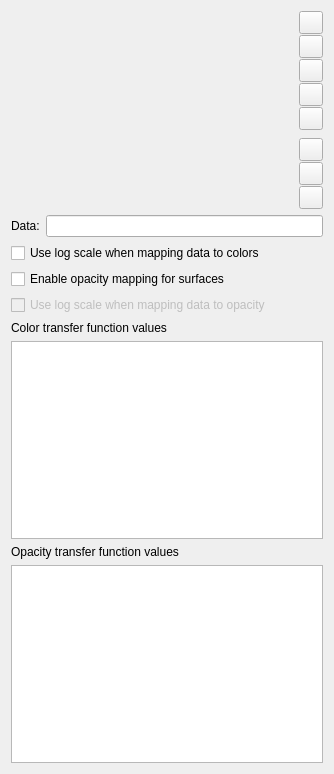
<?xml version="1.0" encoding="UTF-8"?>
<ui version="4.0">
 <class>ColorOpacityEditorWidget</class>
 <widget class="QWidget" name="ColorOpacityEditorWidget">
  <property name="geometry">
   <rect>
    <x>0</x>
    <y>0</y>
    <width>334</width>
    <height>774</height>
   </rect>
  </property>
  <property name="windowTitle">
   <string>Form</string>
  </property>
  <layout class="QVBoxLayout" name="mainLayout">
   <property name="spacing">
    <number>6</number>
   </property>
   <item>
    <layout class="QHBoxLayout" name="horizontalLayout_2" stretch="1,0">
     <property name="spacing">
      <number>0</number>
     </property>
     <item>
      <layout class="QVBoxLayout" name="verticalLayout" stretch="1,0">
       <property name="spacing">
        <number>0</number>
       </property>
       <property name="sizeConstraint">
        <enum>QLayout::SetMinimumSize</enum>
       </property>
       <item>
        <widget class="pqTransferFunctionWidget" name="OpacityEditor" native="true">
         <property name="minimumSize">
          <size>
           <width>0</width>
           <height>80</height>
          </size>
         </property>
        </widget>
       </item>
       <item>
        <widget class="pqTransferFunctionWidget" name="ColorEditor" native="true">
         <property name="sizePolicy">
          <sizepolicy hsizetype="Preferred" vsizetype="Fixed">
           <horstretch>0</horstretch>
           <verstretch>0</verstretch>
          </sizepolicy>
         </property>
         <property name="minimumSize">
          <size>
           <width>40</width>
           <height>40</height>
          </size>
         </property>
         <property name="maximumSize">
          <size>
           <width>16777215</width>
           <height>40</height>
          </size>
         </property>
        </widget>
       </item>
      </layout>
     </item>
     <item>
      <layout class="QVBoxLayout" name="verticalLayout_2">
       <property name="spacing">
        <number>1</number>
       </property>
       <item>
        <widget class="QToolButton" name="ResetRangeToData">
         <property name="toolTip">
          <string>Rescale to data range</string>
         </property>
         <property name="text">
          <string/>
         </property>
         <property name="icon">
          <iconset resource="../../../Components/Resources/pqComponents.qrc">
           <normaloff>:/pqWidgets/Icons/pqResetRange24.png</normaloff>:/pqWidgets/Icons/pqResetRange24.png</iconset>
         </property>
        </widget>
       </item>
       <item>
        <widget class="QToolButton" name="ResetRangeToCustom">
         <property name="toolTip">
          <string>Rescale to custom range</string>
         </property>
         <property name="text">
          <string/>
         </property>
         <property name="icon">
          <iconset resource="../../../Components/Resources/pqComponents.qrc">
           <normaloff>:/pqWidgets/Icons/pqResetRangeCustom24.png</normaloff>:/pqWidgets/Icons/pqResetRangeCustom24.png</iconset>
         </property>
        </widget>
       </item>
       <item>
        <widget class="QToolButton" name="ResetRangeToDataOverTime">
         <property name="toolTip">
          <string>Rescale to data range over all timesteps</string>
         </property>
         <property name="text">
          <string/>
         </property>
         <property name="icon">
          <iconset resource="../../../Components/Resources/pqComponents.qrc">
           <normaloff>:/pqWidgets/Icons/pqResetRangeTemporal24.png</normaloff>:/pqWidgets/Icons/pqResetRangeTemporal24.png</iconset>
         </property>
        </widget>
       </item>
       <item>
        <widget class="QToolButton" name="ResetRangeToVisibleData">
         <property name="toolTip">
          <string>Rescale to visible range</string>
         </property>
         <property name="text">
          <string/>
         </property>
         <property name="icon">
          <iconset resource="../../../Components/Resources/pqComponents.qrc">
           <normaloff>:/pqWidgets/Icons/pqResetToVisibleRange32.png</normaloff>:/pqWidgets/Icons/pqResetToVisibleRange32.png</iconset>
         </property>
        </widget>
       </item>
       <item>
        <widget class="QToolButton" name="InvertTransferFunctions">
         <property name="toolTip">
          <string>Invert the transfer functions</string>
         </property>
         <property name="text">
          <string/>
         </property>
         <property name="icon">
          <iconset resource="../../../Components/Resources/pqComponents.qrc">
           <normaloff>:/pqWidgets/Icons/pqInvert24.png</normaloff>:/pqWidgets/Icons/pqInvert24.png</iconset>
         </property>
        </widget>
       </item>
       <item>
        <spacer name="verticalSpacer">
         <property name="orientation">
          <enum>Qt::Vertical</enum>
         </property>
         <property name="sizeHint" stdset="0">
          <size>
           <width>0</width>
           <height>1</height>
          </size>
         </property>
        </spacer>
       </item>
       <item>
        <widget class="QToolButton" name="ChoosePreset">
         <property name="toolTip">
          <string>Choose preset</string>
         </property>
         <property name="text">
          <string/>
         </property>
         <property name="icon">
          <iconset resource="../../../Components/Resources/pqComponents.qrc">
           <normaloff>:/pqWidgets/Icons/pqFavorites16.png</normaloff>:/pqWidgets/Icons/pqFavorites16.png</iconset>
         </property>
        </widget>
       </item>
       <item>
        <widget class="QToolButton" name="SaveAsPreset">
         <property name="toolTip">
          <string>Save to preset</string>
         </property>
         <property name="text">
          <string/>
         </property>
         <property name="icon">
          <iconset resource="../../../Components/Resources/pqComponents.qrc">
           <normaloff>:/pqWidgets/Icons/pqSave16.png</normaloff>:/pqWidgets/Icons/pqSave16.png</iconset>
         </property>
        </widget>
       </item>
       <item>
        <widget class="QToolButton" name="AdvancedButton">
         <property name="toolTip">
          <string>Manually edit transfer functions</string>
         </property>
         <property name="text">
          <string/>
         </property>
         <property name="icon">
          <iconset resource="../../../Components/Resources/pqComponents.qrc">
           <normaloff>:/pqWidgets/Icons/pqAdvanced26.png</normaloff>:/pqWidgets/Icons/pqAdvanced26.png</iconset>
         </property>
         <property name="checkable">
          <bool>true</bool>
         </property>
        </widget>
       </item>
      </layout>
     </item>
    </layout>
   </item>
   <item>
    <layout class="QHBoxLayout" name="horizontalLayout" stretch="0,1">
     <item>
      <widget class="QLabel" name="label">
       <property name="text">
        <string>Data:</string>
       </property>
      </widget>
     </item>
     <item>
      <widget class="pqDoubleLineEdit" name="CurrentDataValue">
       <property name="sizePolicy">
        <sizepolicy hsizetype="MinimumExpanding" vsizetype="Fixed">
         <horstretch>0</horstretch>
         <verstretch>0</verstretch>
        </sizepolicy>
       </property>
      </widget>
     </item>
    </layout>
   </item>
   <item>
    <widget class="QCheckBox" name="UseLogScale">
     <property name="toolTip">
      <string>&lt;html&gt;&lt;head/&gt;&lt;body&gt;&lt;p&gt;When checked, the mapping from data to colors is done using a log-scale. Note that this does not affect the mapping of data to opacity.&lt;/p&gt;&lt;/body&gt;&lt;/html&gt;</string>
     </property>
     <property name="text">
      <string>Use log scale when mapping data to colors</string>
     </property>
    </widget>
   </item>
   <item>
    <widget class="QCheckBox" name="EnableOpacityMapping">
     <property name="text">
      <string>Enable opacity mapping for surfaces</string>
     </property>
    </widget>
   </item>
   <item>
    <widget class="QCheckBox" name="UseLogScaleOpacity">
     <property name="enabled">
      <bool>false</bool>
     </property>
     <property name="text">
      <string>Use log scale when mapping data to opacity</string>
     </property>
    </widget>
   </item>
   <item>
    <widget class="QLabel" name="ColorLabel">
     <property name="sizePolicy">
      <sizepolicy hsizetype="Preferred" vsizetype="Preferred">
       <horstretch>0</horstretch>
       <verstretch>0</verstretch>
      </sizepolicy>
     </property>
     <property name="text">
      <string>Color transfer function values</string>
     </property>
    </widget>
   </item>
   <item>
    <widget class="pqExpandableTableView" name="ColorTable">
     <property name="editTriggers">
      <set>QAbstractItemView::DoubleClicked</set>
     </property>
     <property name="alternatingRowColors">
      <bool>true</bool>
     </property>
     <property name="selectionBehavior">
      <enum>QAbstractItemView::SelectRows</enum>
     </property>
     <property name="maximumRowCountBeforeScrolling" stdset="0">
      <number>10</number>
     </property>
    </widget>
   </item>
   <item>
    <widget class="QLabel" name="OpacityLabel">
     <property name="text">
      <string>Opacity transfer function values</string>
     </property>
    </widget>
   </item>
   <item>
    <widget class="pqExpandableTableView" name="OpacityTable">
     <property name="editTriggers">
      <set>QAbstractItemView::DoubleClicked</set>
     </property>
     <property name="alternatingRowColors">
      <bool>true</bool>
     </property>
     <property name="selectionBehavior">
      <enum>QAbstractItemView::SelectRows</enum>
     </property>
     <property name="maximumRowCountBeforeScrolling" stdset="0">
      <number>10</number>
     </property>
    </widget>
   </item>
  </layout>
 </widget>
 <customwidgets>
  <customwidget>
   <class>pqExpandableTableView</class>
   <extends>QTableView</extends>
   <header>pqExpandableTableView.h</header>
  </customwidget>
  <customwidget>
   <class>pqTransferFunctionWidget</class>
   <extends>QWidget</extends>
   <header>pqTransferFunctionWidget.h</header>
   <container>1</container>
  </customwidget>
  <customwidget>
   <class>pqDoubleLineEdit</class>
   <extends>QLineEdit</extends>
   <header>pqDoubleLineEdit.h</header>
  </customwidget>
 </customwidgets>
 <resources>
  <include location="../../../Components/Resources/pqComponents.qrc"/>
 </resources>
 <connections>
  <connection>
   <sender>EnableOpacityMapping</sender>
   <signal>toggled(bool)</signal>
   <receiver>UseLogScaleOpacity</receiver>
   <slot>setEnabled(bool)</slot>
   <hints>
    <hint type="sourcelabel">
     <x>166</x>
     <y>279</y>
    </hint>
    <hint type="destinationlabel">
     <x>166</x>
     <y>305</y>
    </hint>
   </hints>
  </connection>
 </connections>
</ui>
